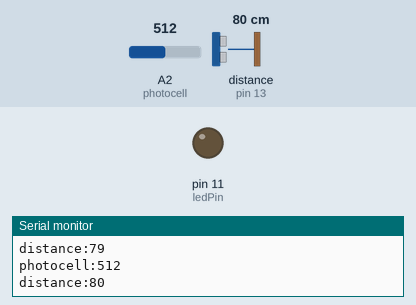
This sketch was run on a simulated Arduino Uno, built with avr-gcc and run on an emulated ATmega328P. On the bench: output pins drawn as LEDs (lit = HIGH), the last lines printed to the serial monitor. Wiring (inferred from the names in the program): ultrasonic range finder: trigger pin 12; echo pin 13. The inputs (shaded band) are chosen by the test bench; at power-on: distance to the obstacle (sensor on pin 13) 80 cm, A2 (photocell) = 512. The echo pulse lasts 58.3 µs per cm; pins used as bus, display or sensor lines are not drawn.

Above: at 2.3 s.
2.4 s: distance to the obstacle (sensor on pin 13) set to 12 cm
5.2 s: distance to the obstacle (sensor on pin 13) set to 9 cm
At 7.7 s:
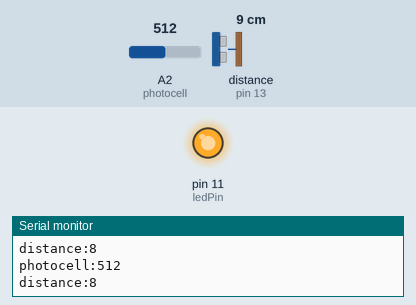
8.5 s: distance to the obstacle (sensor on pin 13) set to 18 cm
At 11.2 s:
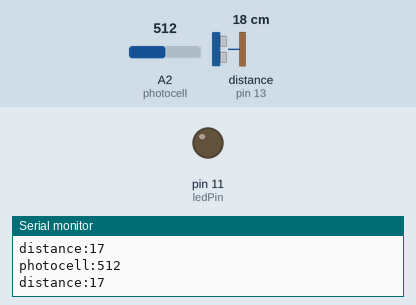
11.5 s: distance to the obstacle (sensor on pin 13) set to 2 cm
At 13.7 s:
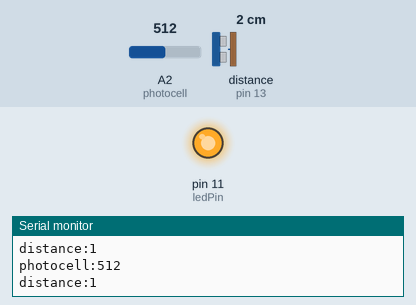
Timing chart, 0 to 15.2 s (numbered marks = the images above; inputs shaded):
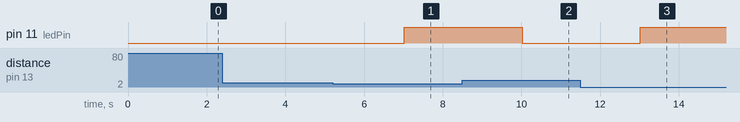

The sketch:

photocell_distance.ino
```cpp
const int ledPin = 11;
const int photocell = 2;
const int trigPin = 12;
const int echoPin = 13;
int photocellVal = 0;
int duration = 0;


void setup() {
  // put your setup code here, to run once:
  Serial.begin(9600);
  pinMode(photocell, INPUT);
  pinMode(ledPin, OUTPUT);
  pinMode(trigPin, OUTPUT);
  pinMode(echoPin, INPUT);
}

void loop() {
  // put your main code here, to run repeatedly:
  digitalWrite(trigPin, HIGH);
  delayMicroseconds(2);

  digitalWrite(trigPin, LOW);
  delayMicroseconds(10);
  digitalWrite(trigPin, LOW);

  long duration, distance;
  duration = pulseIn(echoPin, HIGH);
  distance = (duration/2) / 29.1;

  photocellVal = analogRead(photocell);
  Serial.print("photocell:");
  Serial.println(photocellVal);
Serial.print("distance:");
Serial.println(distance);
  delay(1000);

  if(photocell <= 150  && distance < 10){
    digitalWrite(ledPin, HIGH);
    }
  if(photocell > 150){
      digitalWrite(ledPin, LOW);
      }
   if(distance >= 10){
    digitalWrite(ledPin, LOW);
   }
   delay(500);
        }
```

Measured:
- the behaviour switches between 11 and 10 cm on distance to the obstacle (sensor on pin 13) (found by bisection; images 0 and 1)
- after the input at 5.2 s, pin 11 (ledPin): LOW → HIGH after 1.8 s
- after the input at 8.5 s, pin 11 (ledPin): HIGH → LOW after 1.5 s
- after the input at 11.5 s, pin 11 (ledPin): LOW → HIGH after 1.5 s
